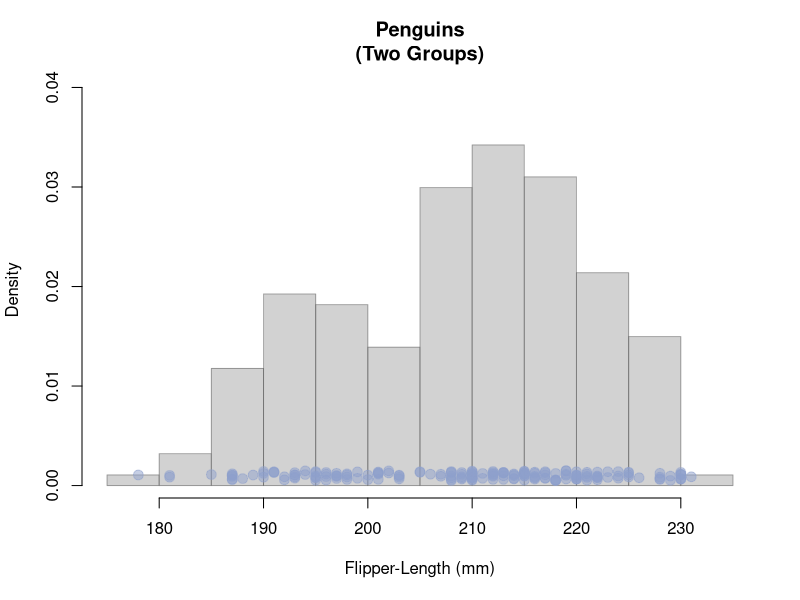
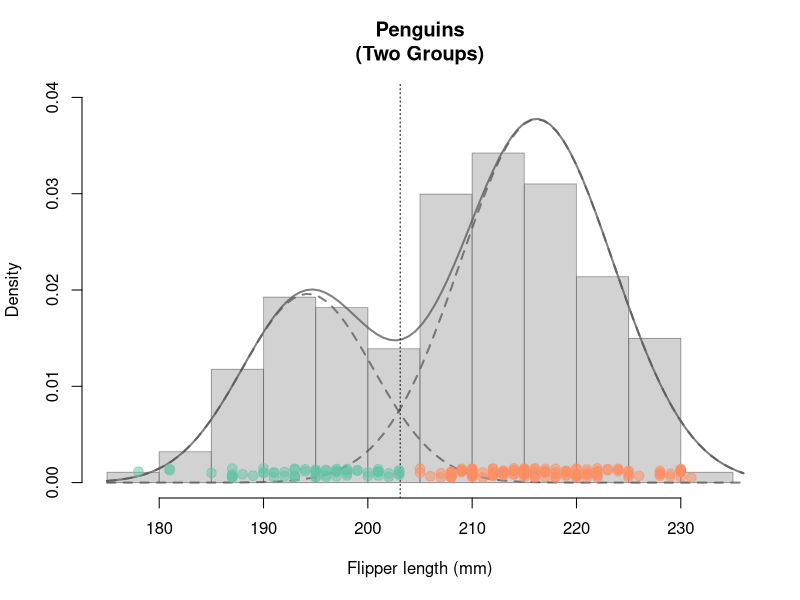
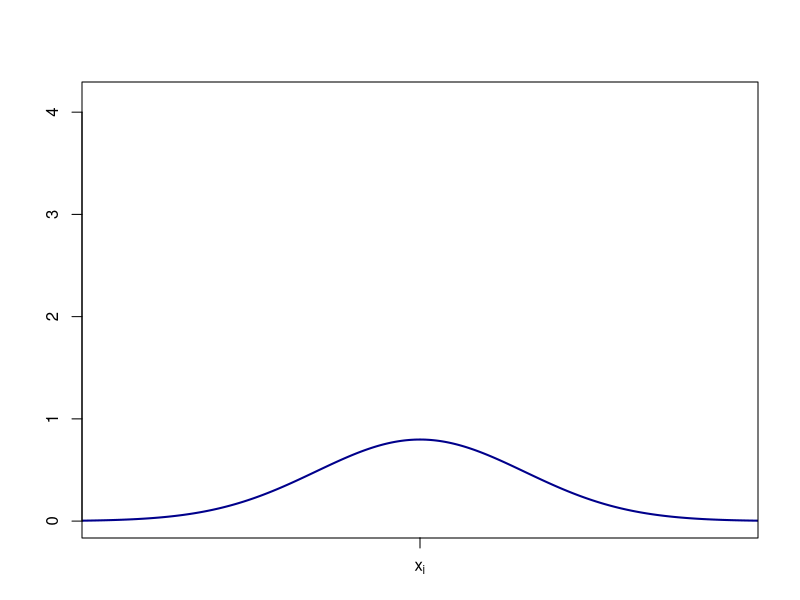
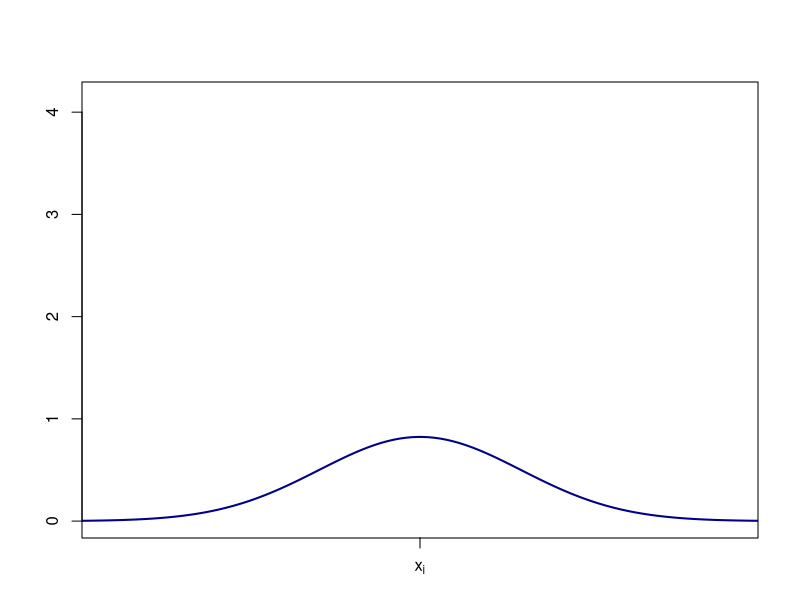
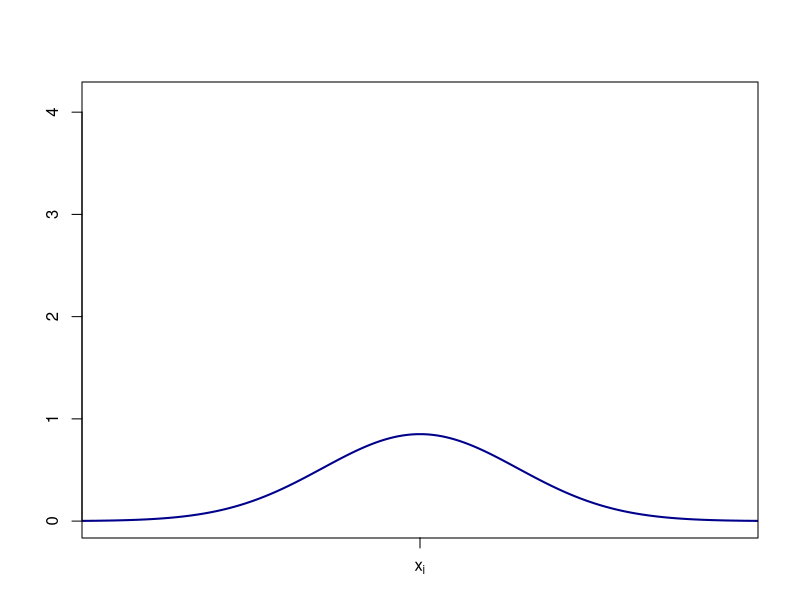
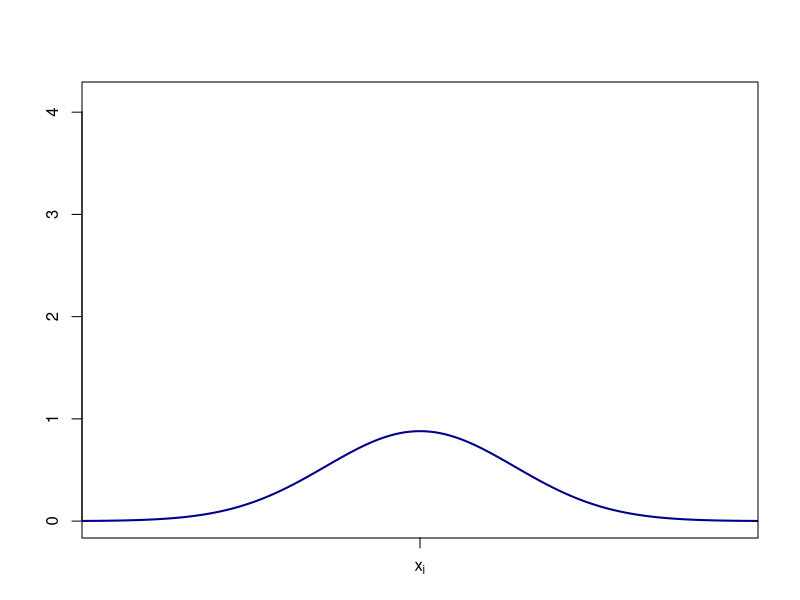
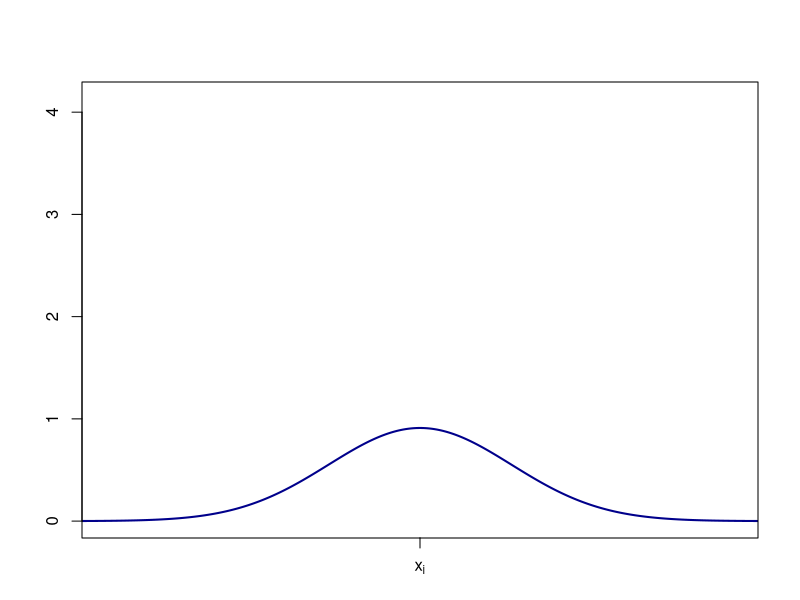
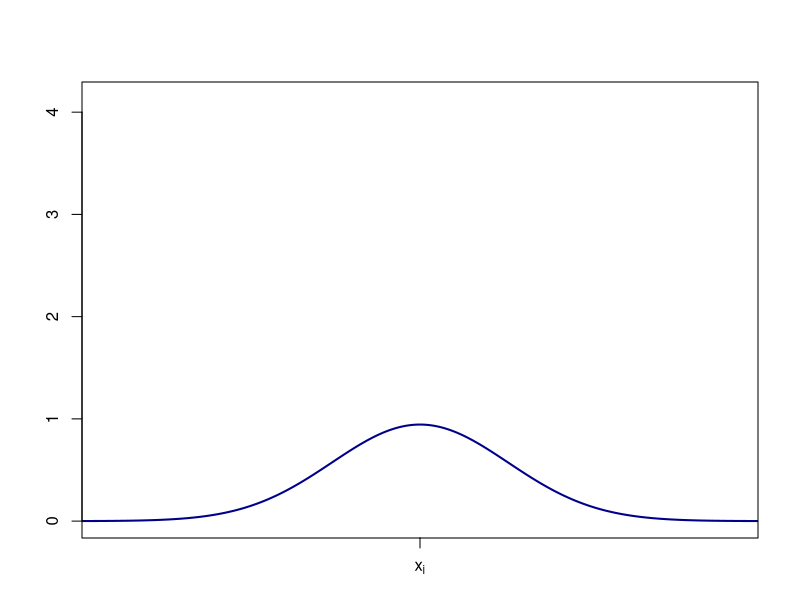

Recreate these plots in R, in order.
## ---- chunk 1
library("tidyverse", quietly = TRUE)
library("palmerpenguins") # Penguin data 
library("RColorBrewer")   # nice colors
library("scales")         # transparent colors: alpha()

col_v <- RColorBrewer::brewer.pal(n = 3, name = "Set2")

## Vorbereitung der Daten:
penguins <- palmerpenguins::penguins %>%  # penguin data
  tidyr::as_tibble() %>%                  # 'tibble'-dataframe
  dplyr::filter(species!="Adelie") %>%    # remove penguin species 'Adelie' 
  droplevels() %>%                        # remove the non-used factor level
  tidyr::drop_na() %>%                    # remove NAs
  dplyr::mutate(species = species,        # rename variables 
                flipper = flipper_length_mm) %>% 
  dplyr::select(species, flipper)         # select variables 

##  
n      <- nrow(penguins)                  # sample size

## Variable 'Penguine_Art' aus penguins-Daten "herausziehen"
penguin_species    <- dplyr::pull(penguins, species)

## Variable 'penguin_flipper' aus penguins-Daten "herausziehen"
penguin_flipper <- dplyr::pull(penguins, flipper)

## Plot
## Histogramm:
hist(x = penguin_flipper, freq = FALSE, 
     xlab="Flipper-Length (mm)", main="Penguins\n(Two Groups)",
     col=gray(.65,.5), border=gray(.35,.5), ylim=c(0.0003, 0.039))
## Stipchart hinzufügen:
stripchart(x = penguin_flipper, method = "jitter", 
           jitter = .0005, at = .001,
           pch = 21, col=alpha(col_v[3],.5), 
           bg=alpha(col_v[3],.5), cex=1.3, add = TRUE)
## ---- chunk 2
#| echo: false
#| eval: true
#| label: fig-GMM-plot1
#| fig-cap: Cluster analysis based on a mixture distribution with two weighted normal distributions.

## mclust R package:
## Cluster analysis using Gaussian mixture distributions
suppressMessages(library("mclust"))

## Number of Groups
G <- 2 

## Schätzung des Gaußschen Mischmodells (per EM Algorithmus)
## und Clusteranalyse
mclust_obj <- mclust::Mclust(data       = penguin_flipper, 
                             G          = G, 
                             modelNames = "V", 
                             verbose    = FALSE)

# summary(mclust_obj)
# str(mclust_obj)

## estimated group assignment 
class <- mclust_obj$classification

## Fraction of correct group assignments:
# cbind(class, penguin_species)
# round(sum(class == as.numeric(penguin_species))/n, 2)

## estimated means of the two Gaussian distributions
mean_m <- t(mclust_obj$parameters$mean)

## estimated variances (and possibly covariances) 
cov_l  <- list("Cov1" = mclust_obj$parameters$variance$sigmasq[1], 
               "Cov2" = mclust_obj$parameters$variance$sigmasq[2])

## estimated mixture weights (prior-probabilities) 
prop_v <- mclust_obj$parameters$pro

## evaluating the Gaussian mixture density function 
np      <- 100 # number of evaluation points
xxd     <- seq(min(penguin_flipper)-3, 
               max(penguin_flipper)+5, 
               length.out = np)
## mixture density
yyd     <- dnorm(xxd, mean_m[1], sqrt(cov_l[[1]]))*prop_v[1] +
           dnorm(xxd, mean_m[2], sqrt(cov_l[[2]]))*prop_v[2]
## single densities
yyd1    <- dnorm(xxd, mean_m[1], sqrt(cov_l[[1]]))*prop_v[1]
yyd2    <- dnorm(xxd, mean_m[2], sqrt(cov_l[[2]]))*prop_v[2]

## Plot
hist(x = penguin_flipper, xlab="Flipper length (mm)", main="Penguins\n(Two Groups)",
     col=gray(.65,.5), border=gray(.35,.5), freq = FALSE, ylim=c(0, 0.04))
lines(x = xxd, y=yyd, lwd=2, col=gray(.35,.75))
lines(x = xxd, y=yyd1, lwd=2, col=gray(.35,.75), lty=2)
lines(x = xxd, y=yyd2, lwd=2, col=gray(.35,.75), lty=2)
abline(v=203.1, lty=3)
stripchart(penguin_flipper[class==1], 
           method = "jitter", jitter = .0005, at = .001,
           pch = 21, col=alpha(col_v[1],.5), bg=alpha(col_v[1],.5), cex=1.3, add = TRUE)
stripchart(penguin_flipper[class==2], 
           method = "jitter", jitter = .0005, at = .001,
           pch = 21, col=alpha(col_v[2],.5), bg=alpha(col_v[2],.5), cex=1.3, add = TRUE)
## ---- chunk 3
#| label: fig-dirac1
#| echo: false
#| fig-cap: Gaussian density with $\mu_g=x_i$ for $\sigma_g\to 0$.
np   <- 1000
rep  <- 30
xxd  <- seq(-3, 3, length.out = np)
sd_v <- seq(.5,0.05, len=rep)
par(mar = c(3.1,4.1,4.1,2.1))
for(i in 1:length(sd_v)){
  plot(x=xxd, y=dnorm(xxd, 0, sd_v[i]), type="l", ylim=c(0,max(dnorm(xxd, 0, sd_v[rep-3]))), xlim = c(-1.5,1.5),
       ylab="",xlab="", lwd=2, col="darkblue", axes = FALSE)
  axis(2); axis(1, at=0, labels = expression(x[i])); box()
}
## ---- chunk 4
#| label: fig-EMGif
#| fig-cap: Iterative estimation of the Gaussian mixture distribution using the EM alorighm.
#| echo: false
suppressMessages(library("MASS"))
library("mclust")

## Daten:
x <- cbind(penguin_flipper) # Daten [n x d]-Dimensional. 
d <- ncol(x)                # Dimension (d=1: univariat)
n <- nrow(x)                # Stichprobenumfang
G <- 2                      # Anzahl Gruppen

## Weitere Deklarationen:
llk       <- matrix(NA, n, G)
p         <- matrix(NA, n, G)  
loglikOld <- 1e07
tol       <- 1e-06
it        <- 0
check     <- TRUE 


## EM Algorithmus

## 1. Startwerte für pi, mu und sigma:
pi    <- c(.5,.5)              # Naive pi
sigma <- array(diag(d), c(d,d,G)) # Varianz = 1
mu    <- matrix(c(205,225), nrow=1, byrow=TRUE)
#t(MASS::mvrnorm(G, colMeans(x), sigma[,,1]*4) )

while(check){
  
  ## 2.a Expectation-Schritt 
  for(g in 1:G){
    p[,g] <- pi[g] * mclust:::dmvnorm(x, mu[,g], sigma[,,g])
  }
  p <- sweep(p, 1, STATS = rowSums(p), FUN = "/")
  
  ## 2.b Maximization-Schritt
  par   <- mclust::covw(x, p, normalize = FALSE)
  mu    <- par$mean
  sigma <- par$S
  pi    <- colMeans(p)
  
  ## 3. Prüfung der Konvergenz
  for(g in 1:G) {
    llk[,g] <- pi[g] * mclust:::dmvnorm(x, mu[,g], sigma[,,g])
  }
  loglik <- sum(log(rowSums(llk))) # aktueller max. Log-Likelihood Wert
  ##
  diff      <- abs(loglik - loglikOld)/abs(loglik) # Änderungsrate
  loglikOld <- loglik
  it        <- it + 1
  ## Änderungsrate noch groß genug (> tol)?
  check     <- diff > tol
  
  ## Plot 
  ##
  xxd     <- seq(min(penguin_flipper)-3, max(penguin_flipper)+5, length.out = np)
  ## Mischungs-Dichte
  yyd     <- dnorm(xxd, mu[1,1], sqrt(sigma)[,,1])*pi[1] +
             dnorm(xxd, mu[1,2], sqrt(sigma)[,,2])*pi[2]
  ## Einzel-Dichten
  yyd1    <- dnorm(xxd, mu[1,1], sqrt(sigma)[,,1])*pi[1]
  yyd2    <- dnorm(xxd, mu[1,2], sqrt(sigma)[,,2])*pi[2]

  loc_line <- which.min(diff(sign(yyd1 - yyd2)))
  
  ## Classification
  cl <- as.numeric(
    dnorm(x, mu[1,1], sqrt(sigma)[,,1])*pi[1] < dnorm(x, mu[1,2], sqrt(sigma)[,,2])*pi[2])

  #class
  
  hist(x = penguin_flipper, xlab="Flipper length (mm)", 
       main="Penguins\n(Two Groups)",
       col=gray(.65,.5), border=gray(.35,.5), freq = FALSE, ylim=c(0, 0.04))
  lines(x = xxd, y=yyd, lwd=2, col=gray(.35,.75))
  lines(x = xxd, y=yyd1, lwd=2, col=gray(.35,.75), lty=2)
  lines(x = xxd, y=yyd2, lwd=2, col=gray(.35,.75), lty=2)
  text(x = 175, y=0.035, labels = paste("Iteration k =",it), pos = 4)
  ##
  set.seed(1)
  stripchart(penguin_flipper[cl==0], method = "jitter", jitter = .0005, at = .001,
           pch = 21, col=alpha(col_v[1],.5), bg=alpha(col_v[1],.5), cex=1.3, add = TRUE)
  set.seed(1)
  stripchart(penguin_flipper[cl==1], method = "jitter", jitter = .0005, at = .001,
           pch = 21, col=alpha(col_v[2],.5), bg=alpha(col_v[2],.5), cex=1.3, add = TRUE)
  ##
  abline(v=xxd[loc_line-1], lty=3)
}
